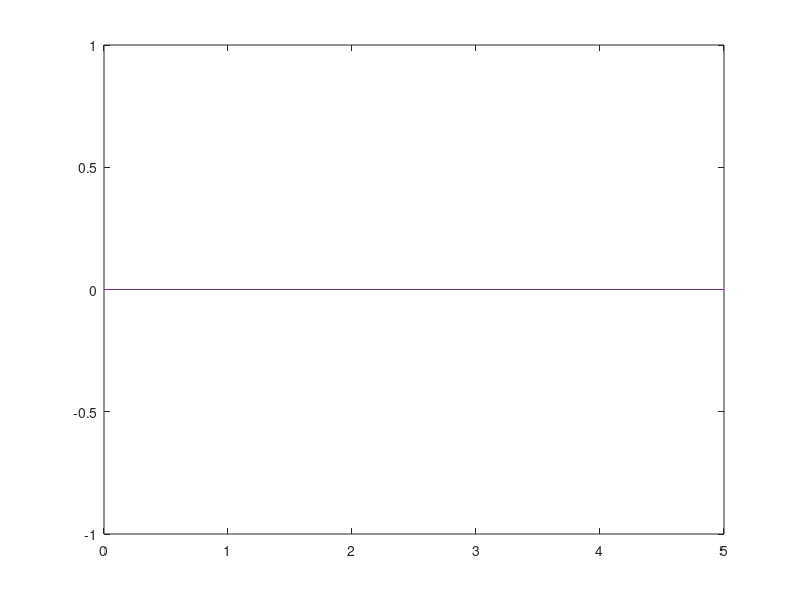

Write the MATLAB code that produced this figure. (Note: this script raises an error after producing the figure.)
rate = 0; 
arrivalArray = [];
serviceArray = [];
lambdaFlag = 0;
queue = [];
arrivalIndex = 1;
serviceIndex = 1;
endService = 0;
server = 0;
FEL = [];
FELchar = [];
FELindex = 1;
S = 0;
Sarray = [];
N = 0;
Narray = [];
F = 0;
Farray = [];
MQ = 0;
MQarray = [];
Tarray = [];

fprintf('Clinic System\n');
stime = input('Simulation time: ');
Fvalue = input('Mean proportion: ');
arrivalInput = input('Arrival process (D/M): ', 's');
serviceInput = input('Service process (M/U): ', 's');

if arrivalInput == 'd' || arrivalInput == 'D'
    rate = input('Arrival rate: ');
    for i = 0: (stime/rate)
        arrivalArray(i+1) = i * rate;
    end
else
    if arrivalInput == 'm' || arrivalInput == 'M'
        lambda = input('Lambda: ');
        lambdaFlag = 1;
        i = 1;
        while i > 0
            u = rand();
            %y = round(-log(u/lambda));
            y = ceil((-1/lambda)*log(1-u));
            if i == 1
                    arrivalArray(i) = 0; 
            else
                if ( y + arrivalArray(i-1) <= stime )
                    arrivalArray(i) = arrivalArray(i-1) + y; 
                else
                    break;
                end
            end
            i = i + 1;
        end
    end
end
size = length(arrivalArray);
if serviceInput == 'u' || serviceInput == 'U'
    maxService = input('Maximum service time: ');
    serviceArray = unidrnd(maxService, 1, size);
else
    if serviceInput == 'm' || serviceInput == 'M'
        if (lambdaFlag == 0)
            lambda = input('Lambda: ');
        end
        for i = 1: size
            u = rand();
            %y = round(-log(u/lambda));
            y = ceil((-1/lambda)*log(1-u));            
            serviceArray(i) =  y;
        end
    end
end

fprintf('\nArrivals: '); 
disp(arrivalArray);
fprintf('Services: ');
disp(serviceArray);

for time = 0 : stime
    MQmax = 0;
    if(arrivalIndex <= size && arrivalArray(arrivalIndex) == time)
        fprintf('At %i, patient %i arrived\n', arrivalArray(arrivalIndex), arrivalIndex);
        for i = serviceIndex: arrivalIndex
            if(arrivalIndex - serviceIndex == 0)
                queue = [queue [time; arrivalIndex]];
            else
                if(i == serviceIndex) 
                    if (endService > time)
                        queue= [queue [time; i]];
                    end
                else
                    queue= [queue [time; i]];
                end
            end
        end
        
            if(arrivalIndex - serviceIndex >= 1 && endService > time)
                MQmax = arrivalIndex - serviceIndex;
            end

        arrivalIndex = arrivalIndex + 1;
        if(arrivalIndex < size)
            FEL = [FEL [time;  arrivalArray(arrivalIndex); arrivalIndex]];
            FELchar(FELindex) = 'A';
            FELindex = FELindex + 1;
        end
    end
    if (server == 0 && serviceIndex < arrivalIndex)
        fprintf('At %i, patient %i entered\n',  time, serviceIndex);
        server = 1;
        endService = time + serviceArray(serviceIndex);
        FEL = [FEL [time;  endService; serviceIndex]];
        FELchar(FELindex) = 'D';
        FELindex = FELindex + 1;
    end
    if(serviceIndex <= size && endService == time && server == 1)
        fprintf('At %i, patient %i leaved\n', time, serviceIndex);
        server = 0;
        serviceIndex = serviceIndex + 1;
        if (serviceIndex < arrivalIndex)
            fprintf('At %i, patient %i entered\n', time, serviceIndex);
            server = 1;
            endService = time + serviceArray(serviceIndex);
            FEL = [FEL [time;  endService; serviceIndex]];
            FELchar(FELindex) = 'D';
            FELindex = FELindex + 1;
        end
        S = S + serviceArray(serviceIndex-1);
        N = N + 1;
        if(time - arrivalArray(serviceIndex - 1) >= Fvalue)
           F = F + 1; 
        end   
    end
    if(MQmax > MQ)
       MQ = MQmax; 
    end
    if(time > 0)
        Sarray(time) = S; 
        Narray(time) = N;
        Farray(time) = F;
        MQarray(time) = MQ;
        Tarray(time) = time;
    end
end

fprintf('Checkout queue:\n'); 
disp(queue);
fprintf('FEL:\n'); 
fprintf('     ');
for i = 1: length(FELchar)
    fprintf('%c     ',FELchar(i));
end
fprintf('\n');
disp(FEL);
Tarray = [ 0, Tarray ];
Sarray = [ 0, Sarray ];
fprintf('S: \n');
disp(Tarray);
disp(Sarray);
Narray = [ 0, Narray ];
fprintf('N: \n');
disp(Tarray);
disp(Narray);
Farray = [ 0, Farray ];
fprintf('F: \n');
disp(Tarray);
disp(Farray);
MQarray = [ 0, MQarray ];
fprintf('MQ: \n');
disp(Tarray);
disp(MQarray);
%S, N, F, MQ
plot(Tarray, Sarray, Tarray, Narray, Tarray, Farray, Tarray, MQarray)
figure();
%checkout queue
plot(queue(1,:), queue(2,:))